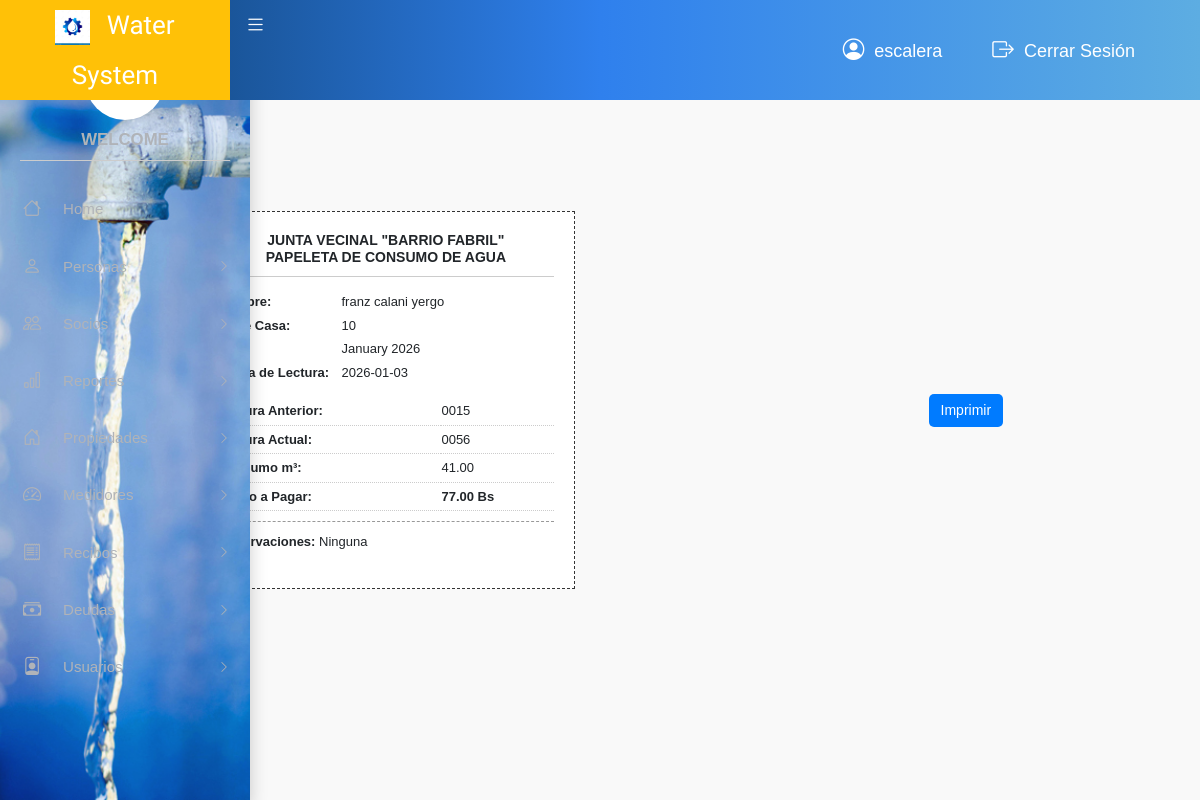
The page /vista/imprimirRecibo.php?id=1 (signed in) on the database its author committed.
### tables this page shows
CREATE TABLE `recibos` (
  `id_recibo` int(11) NOT NULL,
  `id_propiedad` int(11) NOT NULL,
  `fecha_lectura` date NOT NULL,
  `lectura_anterior` decimal(10,2) NOT NULL,
  `lectura_actual` decimal(10,2) NOT NULL,
  `consumo_m3` decimal(10,2) GENERATED ALWAYS AS (`lectura_actual` - `lectura_anterior`) STORED,
  `importe_bs` decimal(10,2) NOT NULL,
  `observaciones` text DEFAULT NULL,
  `numero_serie` varchar(4) NOT NULL
);

CREATE TABLE `propiedades` (
  `id_propiedades` int(11) NOT NULL,
  `manzano` varchar(45) NOT NULL,
  `numero` int(11) NOT NULL,
  `id_socio` int(11) NOT NULL
);

### modelo/modelo_recibos.php (called while the page is built, shortened)
<?php
require_once 'conexion/conexionBase.php';
class ModeloRecibos {
    private $con;
    public function __construct() {
        $this->con = new ConexionBase();
    }
    public function obtenerReciboPorId($id_recibo) {
        $conn = $this->con->getConnection();
        $sql = "SELECT r.*,
                       p.numero AS numero_casa,
                       CONCAT(per.nombre, ' ', per.primer_apellido, ' ', per.segundo_apellido) AS nombre_completo
                FROM recibos r
                INNER JOIN propiedades p ON r.id_propiedad = p.id_propiedades
                INNER JOIN socios s ON p.id_socio = s.id_persona
                INNER JOIN persona per ON s.id_persona = per.id_persona
                WHERE r.id_recibo = ?";
        $stmt = $conn->prepare($sql);
        $stmt->bind_param('i', $id_recibo);
        $stmt->execute();
        $result = $stmt->get_result();
        $recibo = $result->num_rows > 0 ? $result->fetch_assoc() : null;
        $this->con->CloseConnection();
        return $recibo;
    }
}
?>

### includes/seguridad.php (called while the page is built, shortened)
<?php
require_once "../modelo/conexion/configDb.php";
function verificarRol($roles_permitidos) {
    global $pdo;
    $id_usuario = $_SESSION['id_usuario'];
    $query = "SELECT id_rol FROM usuario_rol WHERE id_usuario = ?";
    $stmt = $pdo->prepare($query);
    $stmt->execute([$id_usuario]);
}

### modelo/conexion/conexionBase.php (called while the page is built, shortened)
<?php
class ConexionBase {
    private $host;
    private $user;
    private $password;
    private $database;
    public function __construct() {
        $this->host = HOST;
        $this->user = USER;
        $this->password = PASSWORD;
        $this->database = DATABASE;
    }
    public function CreateConnection() {
        $this->conn = new mysqli($this->host, $this->user, $this->password, $this->database);
        return true;
    }
}
?>

### vista/imprimirRecibo.php (the view, shortened to what this page needs)
<?php
include_once "../includes/seguridad.php";
verificarRol([1, 2]);
include_once "cabecera.php";
include_once "menu.php";
require_once '../modelo/modelo_recibos.php';
$reciboModel = new ModeloRecibos();
$id_recibo = isset($_GET['id']) ? intval($_GET['id']) : 0;
$recibo = $reciboModel->obtenerReciboPorId($id_recibo);
?>
<!DOCTYPE html>
<html lang="es">
<head>
</head>
<body>
<div class="receipt-container">
    <h3>JUNTA VECINAL "BARRIO FABRIL"<br>PAPELETA DE CONSUMO DE AGUA</h3>
    <div class="info">
        <p><strong>Nombre:</strong> <?php echo htmlspecialchars($recibo['nombre_completo'] ?? 'N/A'); ?></p>
        <p><strong>N° de Casa:</strong> <?php echo htmlspecialchars($recibo['numero_casa'] ?? 'N/A'); ?></p>
        <p><strong>Mes:</strong> <?php echo date("F Y", strtotime($recibo['fecha_lectura'])); ?></p>
        <p><strong>Fecha de Lectura:</strong> <?php echo htmlspecialchars($recibo['fecha_lectura']); ?></p>
    </div>
    <table>
        <tr>
            <td><strong>Lectura Anterior:</strong></td>
            <td><?php echo str_pad(number_format($recibo['lectura_anterior'], 0), 4, '0', STR_PAD_LEFT); ?></td>
        </tr>
        <tr>
            <td><strong>Lectura Actual:</strong></td>
            <td><?php echo str_pad(number_format($recibo['lectura_actual'], 0), 4, '0', STR_PAD_LEFT); ?></td>
        </tr>
        <tr>
            <td><strong>Consumo m³:</strong></td>
            <td><?php echo number_format($recibo['consumo_m3'], 2); ?></td>
        </tr>
        <tr>
            <td><strong>Monto a Pagar:</strong></td>
            <td><strong><?php echo number_format($recibo['importe_bs'], 2); ?> Bs</strong></td>
        </tr>
    </table>
    <div class="footer">
        <p><strong>Observaciones:</strong> <?php echo htmlspecialchars($recibo['observaciones'] ?? 'Ninguna'); ?></p>
    </div>
</div>
<button class="print-button" onclick="window.print();">Imprimir</button>
</body>
</html>

### vista/imprimirRecibo.php (style rules this page uses)
body { font-family: 'Arial', sans-serif; margin: 0; padding: 20px; background: #f9f9f9; }
.receipt-container { width: 10cm; margin: auto; padding: 20px; border: 1px dashed #333; background: white; font-size: 13px; }
h3 { text-align: center; margin: 0; padding-bottom: 10px; font-size: 14px; border-bottom: 1px solid #ccc; }
.info { margin: 15px 0; }
.info p { margin: 4px 0; }
.info strong { display: inline-block; width: 120px; }
table { width: 100%; margin-top: 10px; border-collapse: collapse; }
table td { padding: 4px 0; border-bottom: 1px dotted #ccc; }
.footer { margin-top: 10px; border-top: 1px dashed #999; padding-top: 10px; }
.print-button { margin-top: 20px; display: block; width: fit-content; padding: 6px 12px; background-color: #007bff; color: white; border: none; border-radius: 5px; cursor: pointer; margin-left: auto; margin-right: auto; }

### rows shown on the page
recibos: id_propiedad.numero "10", fecha_lectura "January 2026", fecha_lectura "2026-01-03", lectura_anterior "0015", lectura_actual "0056", consumo_m3 "41.00", importe_bs "77.00", observaciones "Ninguna"

### other values the page prints
$_SESSION['usuario'] "escalera"
$recibo['nombre_completo'] "franz calani yergo"
